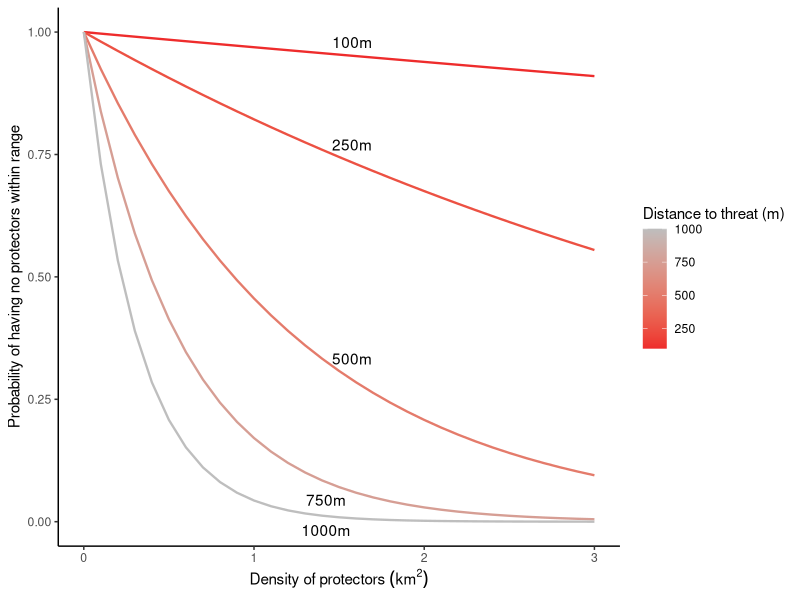

R code for this plot:

####################
# necessary packages
library(data.table)
library(ggplot2)
library(ggrepel)

################
# analytic model
risk <- function(d,r){ 
  return(exp((-pi*(d)*(r^2))))
}

################
# build Figure 2

density <- seq(0,3,0.1) # set up range of densities of WPs to consider
radii <- c(0.1,0.25,0.5,0.75,1) # radii to visualize
dt <- data.table(expand.grid(density, radii)) # create dataframe
colnames(dt) <- c("density", 'radius') # name columns with useful labels
dt[,radiusMetres:=radius*1000,]
dt[,probNoProtector:=risk(density,radius),] # use function to calculate prob. of being alone when threat arrives (i.e., not having WP within radius)
  
g <- ggplot(dt,aes(x=density,y=probNoProtector)) +
  geom_line(aes(color=radiusMetres, group=radiusMetres), linewidth=0.8) +
  scale_color_gradient(name='Distance to threat (m)', low='firebrick2',high='grey')+
  geom_text_repel(data=dt[density==mean(dt$density),,],aes(label=paste(as.character(radiusMetres),'m',sep='')))+
  labs(x=bquote('Density of protectors '(km^2)), y="Probability of having no protectors within range") +
  theme_classic()

png('Figure2.png', width=8, height=6, units='in', res=800)
g
dev.off()
